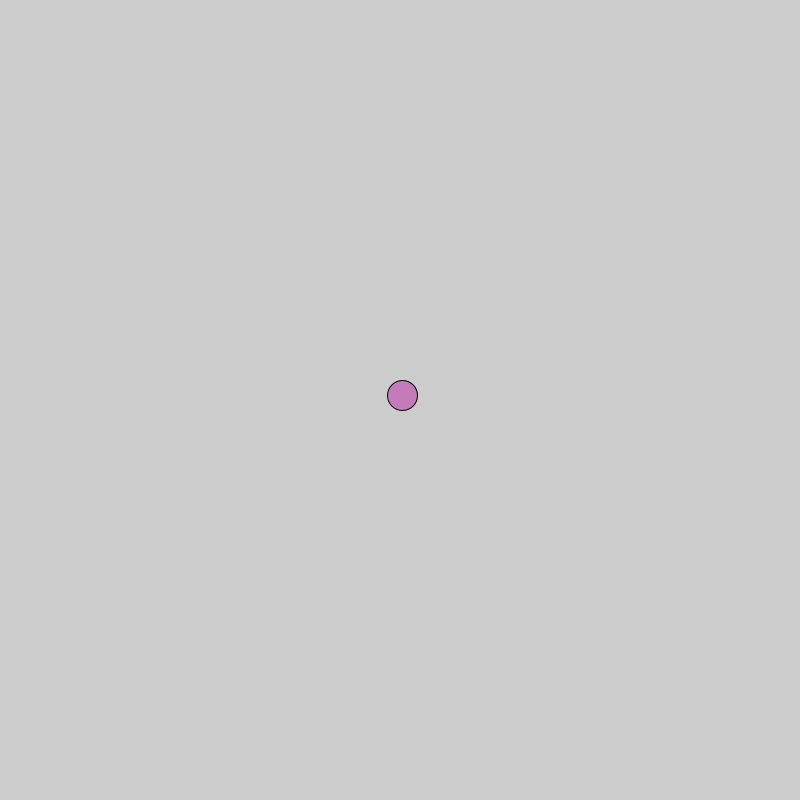
Frame 1 (no input)
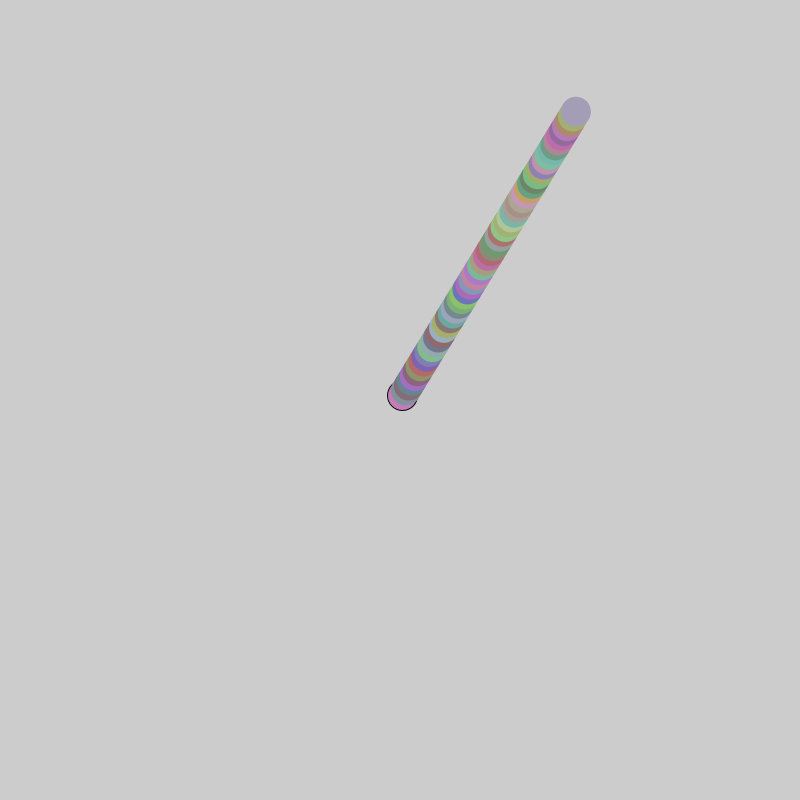
Frame 60 (the mouse pressed at the canvas centre just before this capture)
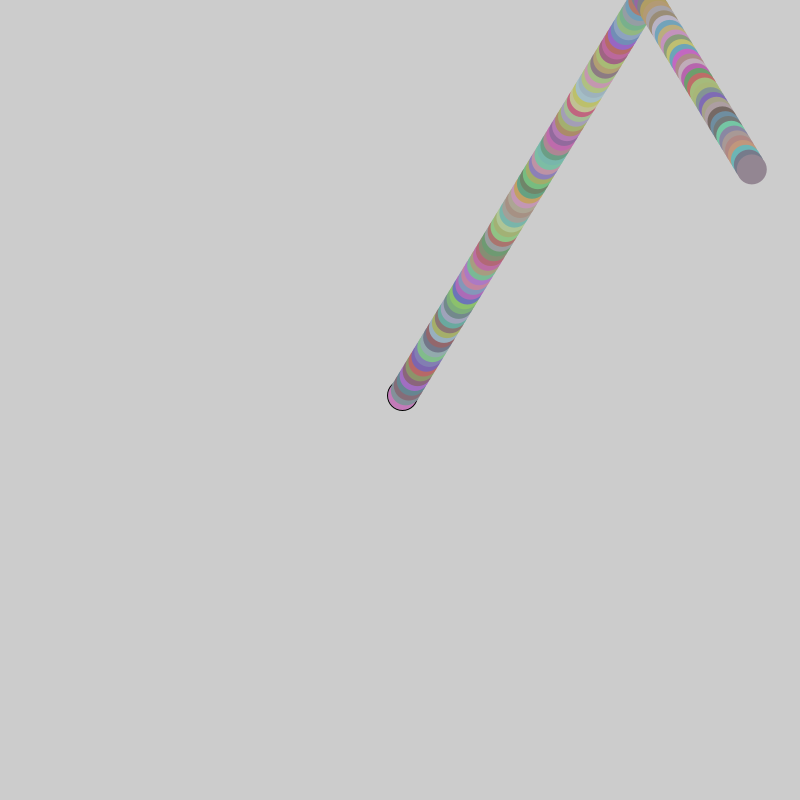
Frame 120 (the mouse held since frame 60 and released just before this capture)

The Processing sketch that drew these frames (run headless with seeded random() and noise(); from frame 60 on, the mouse is pressed at the canvas centre):

// Processing sketch: processing_103785
// ── processing_103785.pde

float ballX;
float ballY;
float vx; // x velocity
float vy; // y velocity
int radius = 50;

void setup()
{
  size(800, 800);
  
  ballX = width / 2;
  ballY = height / 2;
  vx = random(-10, 10);
  vy = random(-10, 10);
  
}

void draw()
{
  moveBall();
  drawBall();
}

void moveBall()
{
  ballX = ballX + vx;
  ballY = ballY + vy;
  

  if (ballX < 0 || ballX > width)
  {
    vx = -vx;
  }
  if (ballY < 0 || ballY > height)
  {
    vy = -vy;
  }
}

void drawBall()
{
  int r = (int) random(100, 200);
  int g = (int) random(100, 200);
  int b = (int) random(100, 200);
  
  
  fill(r, g, b);
  ellipse(ballX, ballY, 30, 30);
  noStroke();
}
